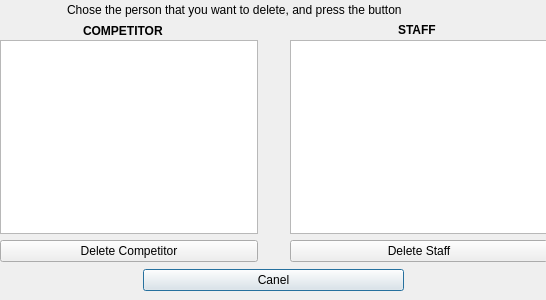
<?xml version="1.0" encoding="UTF-8"?>
<ui version="4.0">
 <class>DialogDeletePerson</class>
 <widget class="QDialog" name="DialogDeletePerson">
  <property name="geometry">
   <rect>
    <x>0</x>
    <y>0</y>
    <width>546</width>
    <height>300</height>
   </rect>
  </property>
  <property name="windowTitle">
   <string>Remove person</string>
  </property>
  <widget class="QPushButton" name="BnCancel">
   <property name="geometry">
    <rect>
     <x>143</x>
     <y>269</y>
     <width>261</width>
     <height>22</height>
    </rect>
   </property>
   <property name="text">
    <string>Canel</string>
   </property>
  </widget>
  <widget class="QLabel" name="LInfo">
   <property name="geometry">
    <rect>
     <x>67</x>
     <y>0</y>
     <width>411</width>
     <height>20</height>
    </rect>
   </property>
   <property name="text">
    <string>Chose the person that you want to delete, and press the button</string>
   </property>
  </widget>
  <widget class="QLabel" name="LCompetitor">
   <property name="geometry">
    <rect>
     <x>83</x>
     <y>23</y>
     <width>90</width>
     <height>16</height>
    </rect>
   </property>
   <property name="font">
    <font>
     <weight>75</weight>
     <bold>true</bold>
    </font>
   </property>
   <property name="text">
    <string>COMPETITOR</string>
   </property>
  </widget>
  <widget class="QLabel" name="LStaff">
   <property name="geometry">
    <rect>
     <x>398</x>
     <y>23</y>
     <width>40</width>
     <height>14</height>
    </rect>
   </property>
   <property name="font">
    <font>
     <weight>75</weight>
     <bold>true</bold>
    </font>
   </property>
   <property name="text">
    <string>STAFF</string>
   </property>
  </widget>
  <widget class="QWidget" name="">
   <property name="geometry">
    <rect>
     <x>0</x>
     <y>40</y>
     <width>258</width>
     <height>222</height>
    </rect>
   </property>
   <layout class="QVBoxLayout" name="verticalLayout">
    <item>
     <widget class="QListWidget" name="LW_Competitor"/>
    </item>
    <item>
     <widget class="QPushButton" name="BnDelComp">
      <property name="text">
       <string>Delete Competitor</string>
      </property>
     </widget>
    </item>
   </layout>
  </widget>
  <widget class="QWidget" name="">
   <property name="geometry">
    <rect>
     <x>290</x>
     <y>40</y>
     <width>258</width>
     <height>222</height>
    </rect>
   </property>
   <layout class="QVBoxLayout" name="verticalLayout_2">
    <item>
     <widget class="QListWidget" name="LW_Staff"/>
    </item>
    <item>
     <widget class="QPushButton" name="BnDelStaff">
      <property name="text">
       <string>Delete Staff</string>
      </property>
     </widget>
    </item>
   </layout>
  </widget>
 </widget>
 <resources/>
 <connections/>
</ui>
